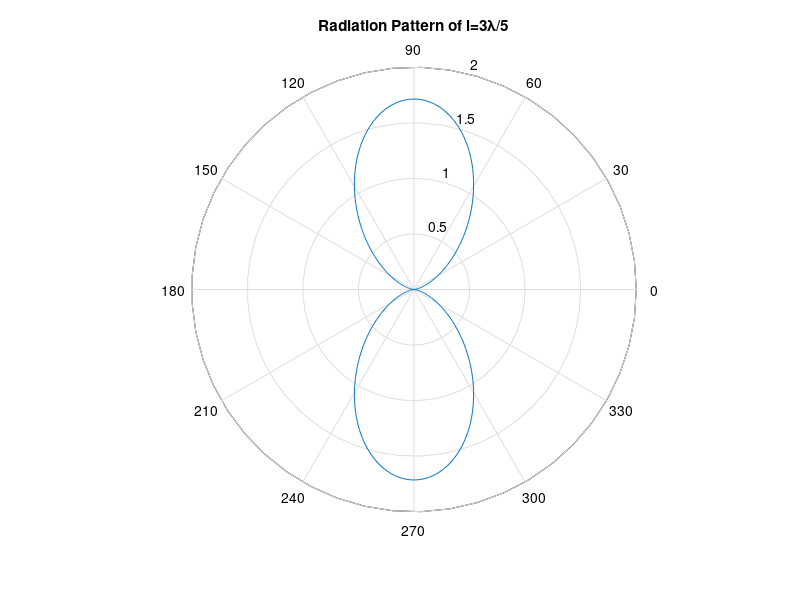

Recreate this plot in MATLAB. (Note: this script raises an error after producing the figure.)
%{
EE499 - Exam 1: Problem 4
Created by: Jessica Atkinson

%}

%plotting radiation pattern of 3*lambda / 5
lam = 1; %Wavelength
L = 3*lam/5; % length
B = 2*pi/lam; %Phase constant
t = 0:0.01:2*pi;% range theta

F = sin(t).^2; % normalized radiation intensity
E = abs((cos(B*L/2*cos(t))-cos(B*L/2))./sin(t)).^2; % Far-field pattern equation 
% plotting the figure
figure()
polar(t,E)
title('Radiation Pattern of l=3\lambda/5')

%calculating the pattern solid angle
syms theta rho
ohm_function = sin(theta).^2;
ohm_int1 = int(ohm_function, theta, 0, pi);
ohm_int2 = int(ohm_int1, rho, 0, 2*pi);

fprintf('The pattern solid angle is: %s',ohm_int2)
